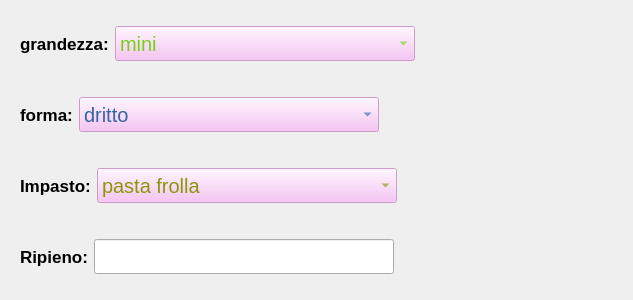
<?xml version="1.0" encoding="UTF-8"?>
<ui version="4.0">
 <class>CornettiView</class>
 <widget class="QWidget" name="CornettiView">
  <property name="geometry">
   <rect>
    <x>0</x>
    <y>0</y>
    <width>633</width>
    <height>300</height>
   </rect>
  </property>
  <property name="minimumSize">
   <size>
    <width>400</width>
    <height>0</height>
   </size>
  </property>
  <property name="windowTitle">
   <string>Form</string>
  </property>
  <layout class="QVBoxLayout" name="verticalLayout">
   <item>
    <widget class="QWidget" name="widget" native="true">
     <layout class="QHBoxLayout" name="horizontalLayout_2">
      <item>
       <widget class="QLabel" name="lGrandezza">
        <property name="font">
         <font>
          <pointsize>13</pointsize>
          <weight>75</weight>
          <bold>true</bold>
         </font>
        </property>
        <property name="text">
         <string>grandezza:</string>
        </property>
       </widget>
      </item>
      <item>
       <widget class="QComboBox" name="grandezza">
        <property name="enabled">
         <bool>false</bool>
        </property>
        <property name="minimumSize">
         <size>
          <width>300</width>
          <height>35</height>
         </size>
        </property>
        <property name="font">
         <font>
          <pointsize>15</pointsize>
         </font>
        </property>
        <property name="styleSheet">
         <string notr="true">color: rgb(115, 210, 22);
background-color: rgba(246, 184, 242, 246);</string>
        </property>
        <item>
         <property name="text">
          <string>mini</string>
         </property>
        </item>
        <item>
         <property name="text">
          <string>tradizionale</string>
         </property>
        </item>
        <item>
         <property name="text">
          <string>maxi</string>
         </property>
        </item>
       </widget>
      </item>
      <item>
       <spacer name="horizontalSpacer_3">
        <property name="orientation">
         <enum>Qt::Horizontal</enum>
        </property>
        <property name="sizeHint" stdset="0">
         <size>
          <width>195</width>
          <height>20</height>
         </size>
        </property>
       </spacer>
      </item>
     </layout>
    </widget>
   </item>
   <item>
    <widget class="QWidget" name="widget_2" native="true">
     <layout class="QHBoxLayout" name="horizontalLayout_3">
      <item>
       <widget class="QLabel" name="lForma">
        <property name="font">
         <font>
          <pointsize>13</pointsize>
          <weight>75</weight>
          <bold>true</bold>
         </font>
        </property>
        <property name="text">
         <string>forma:</string>
        </property>
       </widget>
      </item>
      <item>
       <widget class="QComboBox" name="forma">
        <property name="enabled">
         <bool>false</bool>
        </property>
        <property name="minimumSize">
         <size>
          <width>300</width>
          <height>35</height>
         </size>
        </property>
        <property name="font">
         <font>
          <pointsize>15</pointsize>
         </font>
        </property>
        <property name="styleSheet">
         <string notr="true">background-color: rgba(246, 184, 242, 246);
color: rgb(52, 101, 164);</string>
        </property>
        <item>
         <property name="text">
          <string>dritto</string>
         </property>
        </item>
        <item>
         <property name="text">
          <string>curvo</string>
         </property>
        </item>
       </widget>
      </item>
      <item>
       <spacer name="horizontalSpacer_4">
        <property name="orientation">
         <enum>Qt::Horizontal</enum>
        </property>
        <property name="sizeHint" stdset="0">
         <size>
          <width>229</width>
          <height>20</height>
         </size>
        </property>
       </spacer>
      </item>
     </layout>
    </widget>
   </item>
   <item>
    <widget class="QWidget" name="widget_3" native="true">
     <layout class="QHBoxLayout" name="horizontalLayout_4">
      <item>
       <widget class="QLabel" name="lImpasto">
        <property name="font">
         <font>
          <pointsize>13</pointsize>
          <weight>75</weight>
          <bold>true</bold>
         </font>
        </property>
        <property name="text">
         <string>Impasto:</string>
        </property>
       </widget>
      </item>
      <item>
       <widget class="QComboBox" name="impasto">
        <property name="enabled">
         <bool>false</bool>
        </property>
        <property name="minimumSize">
         <size>
          <width>300</width>
          <height>35</height>
         </size>
        </property>
        <property name="font">
         <font>
          <pointsize>15</pointsize>
         </font>
        </property>
        <property name="styleSheet">
         <string notr="true">background-color: rgba(246, 184, 242, 246);
color: rgb(141, 149, 9);</string>
        </property>
        <item>
         <property name="text">
          <string>pasta frolla</string>
         </property>
        </item>
        <item>
         <property name="text">
          <string>pasta sfoglia</string>
         </property>
        </item>
        <item>
         <property name="text">
          <string> classico</string>
         </property>
        </item>
        <item>
         <property name="text">
          <string>con lievito madre</string>
         </property>
        </item>
        <item>
         <property name="text">
          <string>ai cereali</string>
         </property>
        </item>
       </widget>
      </item>
      <item>
       <spacer name="horizontalSpacer_5">
        <property name="orientation">
         <enum>Qt::Horizontal</enum>
        </property>
        <property name="sizeHint" stdset="0">
         <size>
          <width>212</width>
          <height>20</height>
         </size>
        </property>
       </spacer>
      </item>
     </layout>
    </widget>
   </item>
   <item>
    <widget class="QWidget" name="widget_4" native="true">
     <layout class="QHBoxLayout" name="horizontalLayout_5">
      <item>
       <widget class="QLabel" name="lImpasto_2">
        <property name="font">
         <font>
          <pointsize>13</pointsize>
          <weight>75</weight>
          <bold>true</bold>
         </font>
        </property>
        <property name="text">
         <string>Ripieno:</string>
        </property>
       </widget>
      </item>
      <item>
       <widget class="QLineEdit" name="ripieno">
        <property name="minimumSize">
         <size>
          <width>300</width>
          <height>35</height>
         </size>
        </property>
        <property name="font">
         <font>
          <pointsize>15</pointsize>
          <weight>75</weight>
          <bold>true</bold>
         </font>
        </property>
        <property name="styleSheet">
         <string notr="true">color: rgb(186, 56, 118);</string>
        </property>
        <property name="text">
         <string/>
        </property>
       </widget>
      </item>
      <item>
       <spacer name="horizontalSpacer_6">
        <property name="orientation">
         <enum>Qt::Horizontal</enum>
        </property>
        <property name="sizeHint" stdset="0">
         <size>
          <width>216</width>
          <height>20</height>
         </size>
        </property>
       </spacer>
      </item>
     </layout>
    </widget>
   </item>
  </layout>
 </widget>
 <resources/>
 <connections/>
</ui>
